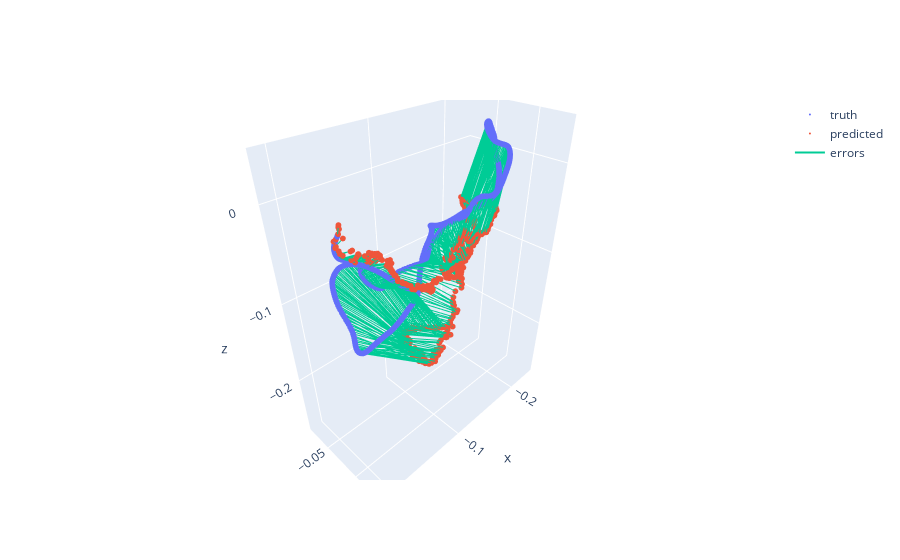

The notebook cell saved with this chart:
### Code cell
show_trajectories(ground_truth_trajectory[:, :3, 3], predicted_trajectory)

### Figure 1 — Plotly figure (JSON) as saved in the notebook; plotly's stock layout.template omitted (floating-point values rounded to 4 significant figures; data arrays with more than 128 entries replaced by an {"elided": "..."} marker saying what was removed)
{"data": [{"marker": {"size": 2}, "mode": "markers", "name": "truth", "type": "scatter3d", "x": {"elided": "500 float values"}, "y": {"elided": "500 float values"}, "z": {"elided": "500 float values"}}, {"marker": {"size": 2}, "mode": "markers", "name": "predicted", "type": "scatter3d", "x": {"elided": "500 float values"}, "y": {"elided": "500 float values"}, "z": {"elided": "500 float values"}}, {"mode": "lines", "name": "errors", "type": "scatter3d", "x": {"elided": "1500 float values"}, "y": {"elided": "1500 float values"}, "z": {"elided": "1500 float values"}}], "layout": {}}
